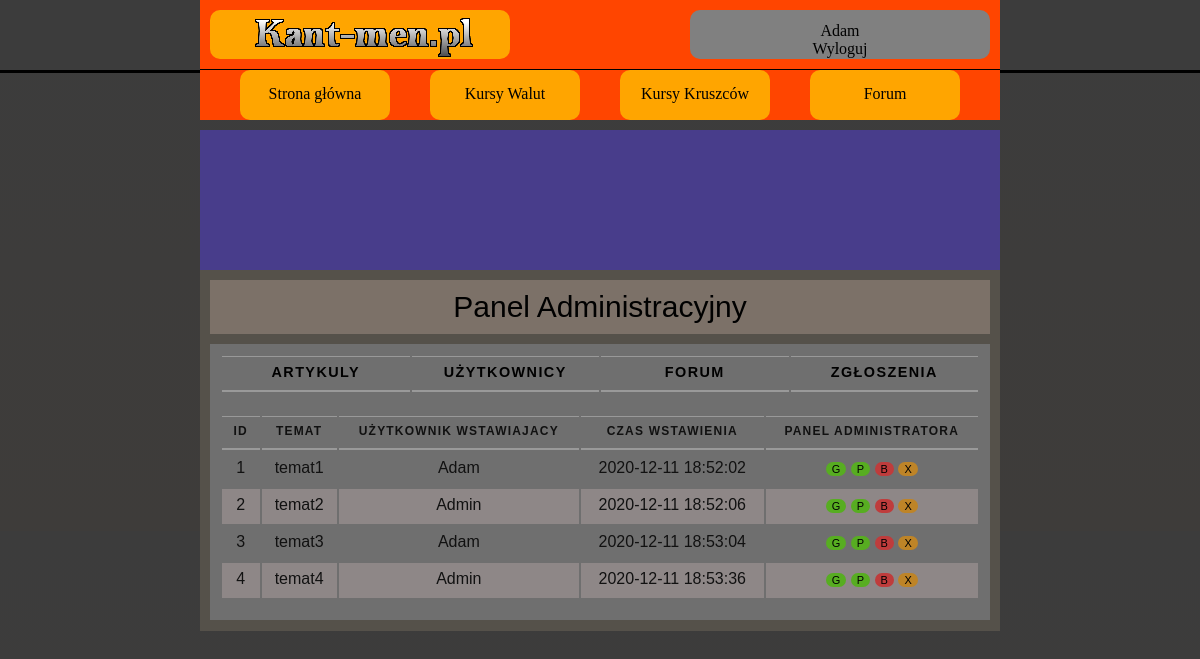
The app's page /panel_admin_a.php (signed in) with its own data.
### tables this page shows
CREATE TABLE `artykul` (
  `ID_ARTYKULU` int(10) NOT NULL,
  `ZDJECIE_ARTYKUL` varchar(255) DEFAULT NULL,
  `TEMAT` varchar(100) NOT NULL,
  `TRESC` longtext NOT NULL,
  `DATA` timestamp NOT NULL DEFAULT current_timestamp(),
  `ID_AUTOR` varchar(10) NOT NULL
);

CREATE TABLE `user` (
  `ID_USER` int(10) NOT NULL,
  `LOGIN` varchar(20) NOT NULL,
  `HASLO` char(255) NOT NULL,
  `IMIE` varchar(50) NOT NULL,
  `NAZWISKO` varchar(50) NOT NULL,
  `EMAIL` varchar(50) NOT NULL,
  `WIEK` int(10) NOT NULL,
  `MIASTO` varchar(50) NOT NULL,
  `KRAJ` varchar(50) NOT NULL,
  `OPIS_PROFILU` text DEFAULT NULL,
  `ZDJECIE` varchar(255) DEFAULT NULL,
  `STW_WATKI` int(10) NOT NULL DEFAULT 0,
  `LICZ_KOMENTARZY` int(10) NOT NULL DEFAULT 0,
  `UPRAWNIENIA` varchar(10) NOT NULL DEFAULT 'USER'
);

### panel_admin_a.php (the view, shortened to what this page needs)
<!DOCTYPE HTML>
<html>
<head>
    <link href="CSS/styleGlowne.css" rel="stylesheet" type="text/css">
    <link href="CSS/stylePanelAdmina.css" rel="stylesheet" type="text/css">
</head>
<body>
<?php
include_once('rysowanieMenu.php');
?>
<main>
    <article class="artykol">
        <div class="tytul_artykulu">
            Panel Administracyjny
        </div>
        <section class="sekcja">
            <table>
                <tr>
                    <th class="panel_artykuly">
                        <a href="panel_admin_a.php">Artykuly</a>
                    </th>
                    <th class="panel_uzytkownicy">
                        <a href="panel_admin_u.php">Użytkownicy</a>
                    </th>
                    <th class="panel_forum">
                        <a href="panel_admin_f.php">Forum</a>
                    </th>
                    <th class="panel_zgloszenia">
                        <a href="panel_admin_z.php">Zgłoszenia</a>
                    </th>
                </tr>
            </table>
            <?php
            require_once "polaczeniezMySQL.php";
            $polaczenie = @new mysqli($host,$db_user,$db_password,$db_name);
            if($polaczenie->connect_errno!=0)
            {
                echo "Error: ".$polaczenie->connect_errno;
            }
            else
            {
            $rezultat = $polaczenie->query("SELECT * FROM artykul");
            if(!$rezultat)
            {
                throw new Exception($polaczenie->error);
            }
            else
            {
            $iterator = 0;
            ?>
            <div class="tabliczki">
                <table>
                    <tr>
                        <th class="ID">ID</th>
                        <th class="uzytkownik_wst">Temat</th>
                        <th class="czas_wstawienia">Użytkownik wstawiajacy</th>
                        <th class="liczba_odwiedzin">Czas wstawienia</th>
                        <th class="panel_admin">Panel Administratora</th>
                    </tr>
                    <?php
                    while($row = mysqli_fetch_array($rezultat))
                    {
                        $rezultat_loginu = mysqli_fetch_array($polaczenie->query("SELECT * FROM user WHERE ID_USER=".$row['ID_AUTOR']));
                        if(($iterator%2)==0)
                        {
                            ?>
                            <tr>
                            <td class="ID"><?php echo $row['ID_ARTYKULU'];?></td>
                            <td class="uzytkownik_wst"><?php echo '<a href="watek.php?id='.$row['ID_ARTYKULU'].'">'.$row['TEMAT'].'</a>' ;?></td>
                            <td class="czas_wstawienia"><?php echo'<a href="profilowe.php?user='.$rezultat_loginu['ID_USER'].'">'.$rezultat_loginu['LOGIN'].'</a>';?></td>
                            <td class="liczba_odwiedzin"><?php echo $row['DATA'];?></td>
                            <td class="panel_admin">
                                <a><button type="button" class="mute_glowna" name="butt_glowna" method="post">G</button></a>
                                <a><button type="button" class="mute_glowna" name="butt_glowna" method="post">P</button></a>
                                <a><button type="button" class="ban_button" name="butt_ban" method="post">B</button></a>
                                <a ><button type="button" class="del_button" name="butt_del" method="post">X</button></a>
                            </td>
                            </tr>
                            <?php
                            }
                            else
                            {
                            ?>
                            <tr class="codrugi">
                                <td class="ID"><?php echo $row['ID_ARTYKULU'];?></td>
                                <td class="uzytkownik_wst"><?php echo '<a href="watek.php?id='.$row['ID_ARTYKULU'].'">'.$row['TEMAT'].'</a>' ;?></td>
                                <td class="czas_wstawienia"><?php echo'<a href="profilowe.php?user='.$rezultat_loginu['ID_USER'].'">'.$rezultat_loginu['LOGIN'].'</a>';?></td>
                                <td class="liczba_odwiedzin"><?php echo $row['DATA'];?></td>
                                <td class="panel_admin">
                                    <a><button type="button" class="mute_glowna" name="butt_glowna" method="post">G</button></a>
                                    <a><button type="button" class="mute_glowna" name="butt_glowna" method="post">P</button></a>
                                    <a><button type="button" class="ban_button" name="butt_ban" method="post">B</button></a>
                                    <a ><button type="button" class="del_button" name="butt_del" method="post">X</button></a>
                                </td>
                            </tr>
                            <?php
                        }
                        $iterator++;
                    }
                    }
                    }
                    ?>
                </table>
            </div>
        </section>
    </article>
</main>
</body>
</html>

### CSS/styleGlowne.css (style rules this page uses)
body { background-color: white; justify-content: center; align-items: center; }
main { background-color: white; margin-left: auto; margin-right: auto; width: 1000px; height: auto; margin-top: 130px; align-items: center; }
a { text-decoration: none; color: inherit; }

### CSS/stylePanelAdmina.css (style rules this page uses)
body { background-image: linear-gradient(#3c3c3c, #3e3c3a); }
main { background-color: darkslateblue; width: 800px; }
.artykol { background-color:rgb(85, 81, 74); position:relative; top: 140px; padding-bottom: 1px; margin-bottom: 40px; margin-left: auto; margin-right: auto; }
.sekcja { position:relative; background-color: rgb(111, 111, 111); margin: 20px 10px 10px 10px; padding: 10px 10px 10px 10px; text-align: center; }
a { text-decoration: none; color: inherit; }
.tytul_artykulu { position: relative; background-color:rgb(124, 113, 104); width: auto; margin: 10px; padding: 10px; text-align: center; font-family: Impact,Arial,sans-serif; font-size: 30px; top: 10px; }
.tabliczki { color: #111111; margin: 20px auto 10px auto; }
table { width: 760px; font-family: Arial, Verdana, sans-serif; }
th, td { padding: 7px 10px 10px 10px; }
th { text-transform: uppercase; letter-spacing: 0.1em; font-size: 90%; border-bottom: 2px solid #999; border-top: 1px solid #999; text-align: center; }
tr.codrugi { background-color: #8e8787; }
td.panel_admin ,td.wstawione_memy,td.liczba_odwiedzin { text-align: center; }
th.panel_uzytkownicy, th.panel_forum, th.panel_artykuly, th.panel_zgloszenia { width: 25%; }
th.ID,th.uzytkownik_wst, th.czas_wstawienia,th.liczba_odwiedzin,th.panel_admin { font-size: 12px; }
.ban_button,.mute_button,.mute_glowna,.del_button,.mod_button { border: none; border-radius: 50px; transition: background .6s; font-size: 11px; }
.ban_button { background-color: #bf3c3c; }
.mute_glowna,.mute_button { background-color: #57ad21; }
.del_button { background-color: #be8427; }

### records on screen
artykul: ID_ARTYKULU "1", TEMAT "temat1", user.LOGIN "Adam", DATA "2020-12-11 18:52:02"
artykul: ID_ARTYKULU "2", TEMAT "temat2", user.LOGIN "Admin", DATA "2020-12-11 18:52:06"
artykul: ID_ARTYKULU "3", TEMAT "temat3", user.LOGIN "Adam", DATA "2020-12-11 18:53:04"
artykul: ID_ARTYKULU "4", TEMAT "temat4", user.LOGIN "Admin", DATA "2020-12-11 18:53:36"

### other values on screen
$_SESSION['login_wyswietlanie'] "Adam"
